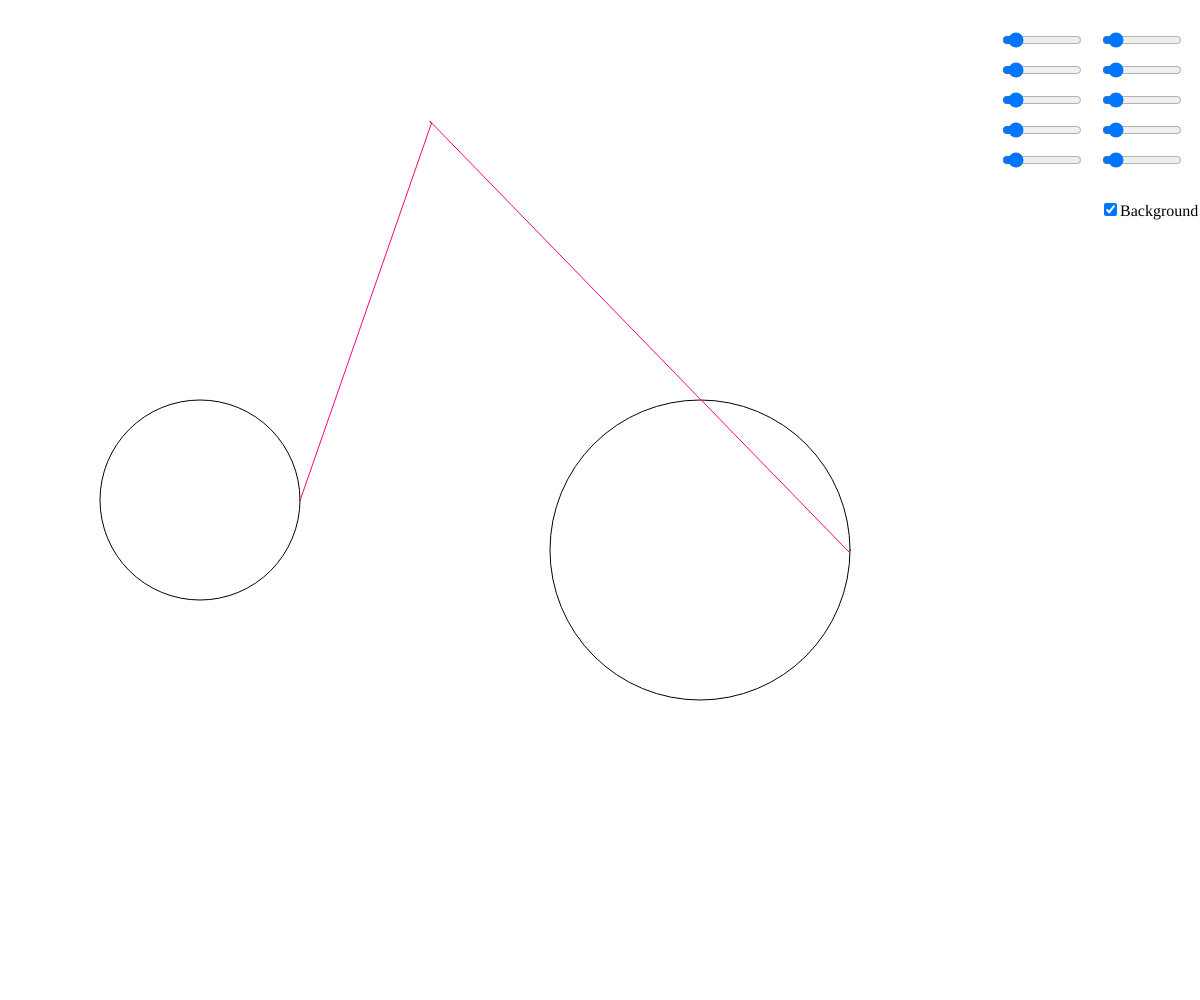
Frame 1 (no input)
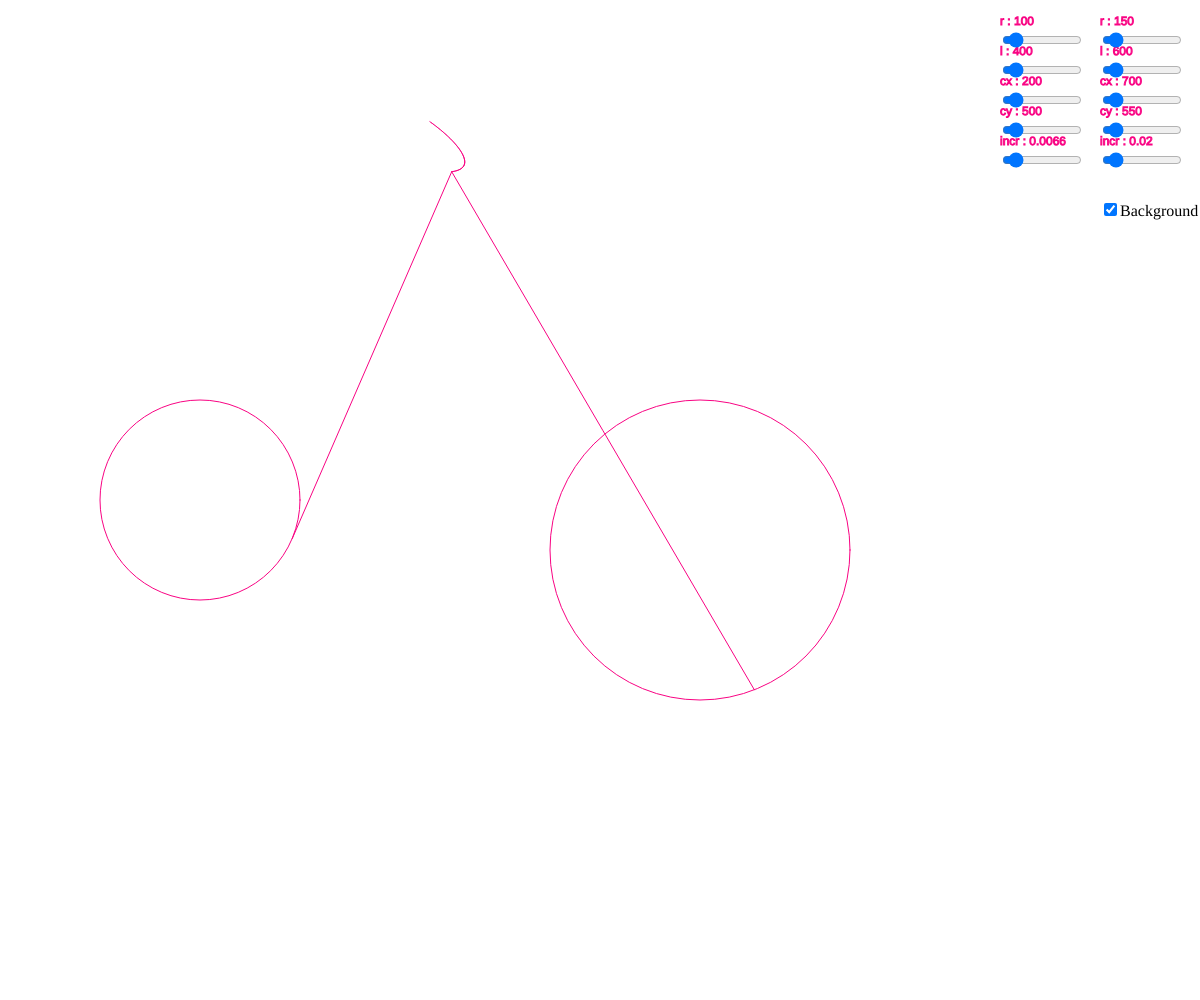
Frame 60 (no input)
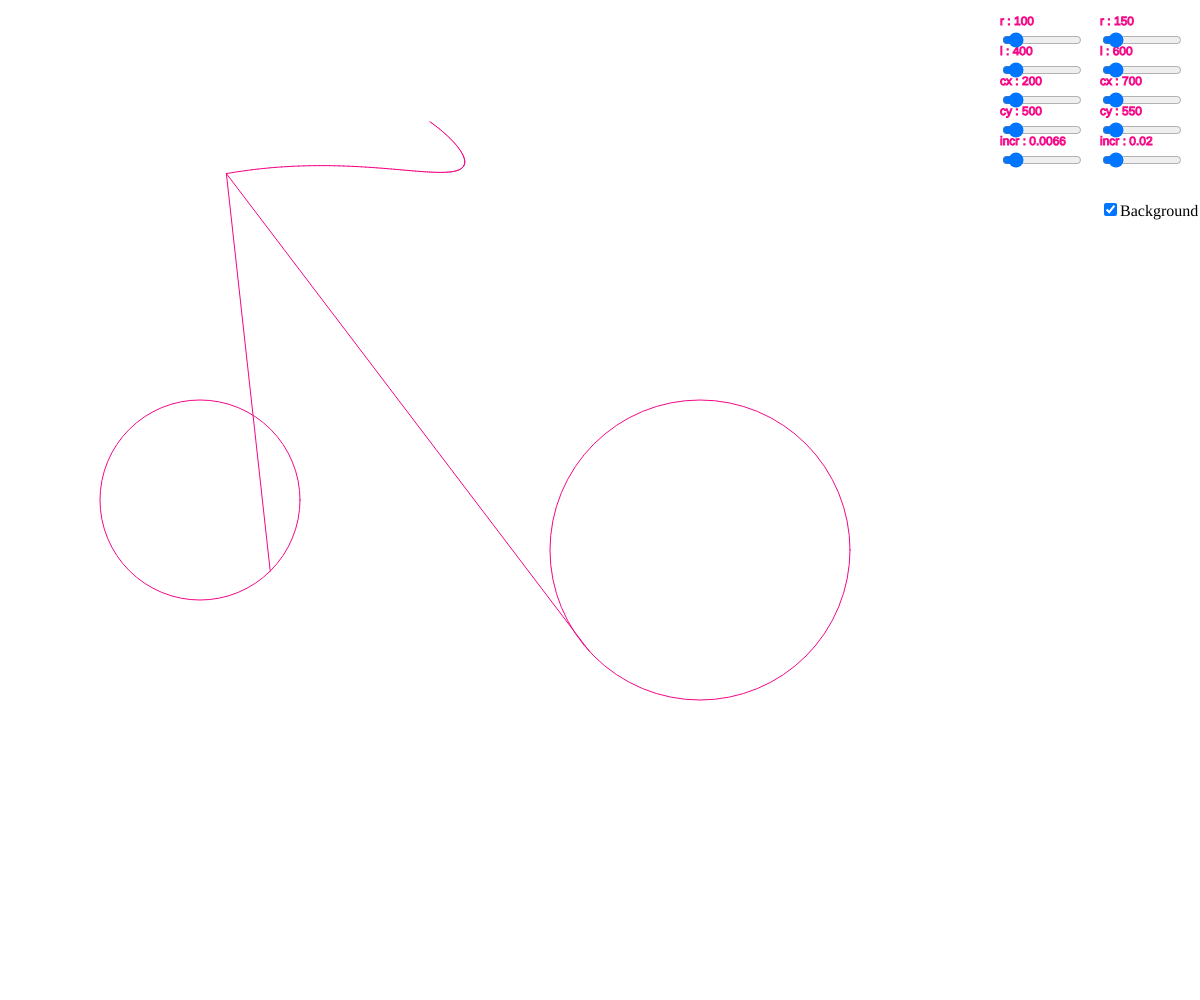
Frame 120 (the mouse pressed at the canvas centre since frame 60)

The p5.js sketch that drew these frames (run headless with seeded random() and noise() and a simulated clock; from frame 60 on, the mouse is pressed at the canvas centre):

// p5.js sketch
// ── sketch.js

var A = {r: 100, l: 400, cx: 200, cy: 500, incr: 0.0066};
var B = {r: 150, l: 600, cx: 700, cy: 550, incr: 0.02};
var sliders = {};
var l = 0;
var c1  = '#FF007F';
var c2 = '#4266f6';
var bg = true; 

var sent = "CODING FOR ARTISTS"
function setup() {

  createCanvas(windowWidth, windowHeight); //set canvas to window size;
  background(255);
  frameRate(1000);

  //create sliders and checkbox to allow user to adust pintograph
  var slider_pos = {x: width - 200, y:30};
  for(let key in A){

    sliders[`A_${key}`] = makeSlider(A[key], 0, A[key] * 10, slider_pos, key);
    slider_pos.y +=30;
  }
  slider_pos.x +=100;
  slider_pos.y = 30;
  for(let key in B){
    sliders[`B_${key}`] = makeSlider(B[key], 0, B[key] * 10, slider_pos, key);
    slider_pos.y +=30;
  }
  fill(c1); 
  checkbox = createCheckbox('Background', true);
  checkbox.position(width-100, 200);
  noFill(); 
}

function draw() {
  //redraw background between frames depending on user preference
  checkbox.changed(function(){
    bg = checkbox.checked(); 
  });
  if(bg){background(255)};
  //grab values from sliders and label them
  var y = 25;
  for(let key in A){
    text(`${key} : ${A[key]}`, width -200, y);
    y+=30;
    let div;
    if(Number.isInteger(A[key]) == false){div = 10000;} else{div = 1;}
    A[key] = sliders[`A_${key}`].value()/div;
  }
  var y = 25;
  for(let key in B){
    text(`${key} : ${B[key]}`, width -100, y);
    y+=30;
    let div;
    if(Number.isInteger(B[key]) == false){div = 10000;} else{div = 1;}
    B[key] = sliders[`B_${key}`].value()/div;
  }

  var a, b, p, l_p;

  //if background, redraw every frame so far
  if(bg){
    f_min = 0; 
  } else {
    f_min = frameCount; 
  }


  for (var f = f_min; f <= frameCount; f++) {
    a = spin(f * A.incr, A.r, { x: A.cx, y: A.cy });
    b = spin(f* B.incr, B.r, { x: B.cx, y: B.cy }, false);
    p = penPoint(a, b, A.l, B.l);
    try{
      line(l_p.x, l_p.y, p.x, p.y);
    } catch { }
    l_p = p;
  }
  var clr = lerpColor(color(c1), color(c2), frameCount/2000)
  if(bg){ //BG version
    //draw wheels if background
    ellipse(A.cx, A.cy, A.r*2);
    ellipse(B.cx, B.cy, B.r*2);
    stroke(clr.levels[0], clr.levels[1], clr.levels[2]); //solid stroke
  }else{ //no bg version 
    stroke(clr.levels[0], clr.levels[1], clr.levels[2], 10);
  }

  //draw legs of pintograph
  line(a.x, a.y, p.x, p.y);
  line(b.x, b.y, p.x, p.y);
  //possibly add text
  // if (frameCount % 20 == 0) {
  //   var ltr = sent.charAt(l % sent.length);
  //   l++;
  // }


}

//function to make slider ot allow user to manipulate pintogaph parameters
function makeSlider(val, min, max, pos, name){
  if(Number.isInteger(val) == false){
    val*=10000;
    max*=10000;
  }
  slider = createSlider(min, max, val);
  slider.position(pos.x, pos.y);
  text(name, pos.x, pos.y+15)
  slider.style('width', '80px');
  return slider;
}

//returns distance between points a and b
function distance(a, b) {
  return sqrt(pow(a.x - b.x, 2) + pow(a.y - b.y, 2));
}

//function to spin circle
function spin(f, r, ctr) {
  var x = r * cos(f) + ctr.x;
  var y = r * sin(f) + ctr.y;
  return { x: x, y: y };
}

//derive pintograph point
function penPoint(a, b, A, B) {
  var c = a.x;
  var d = a.y;
  var e = b.x;
  var f = b.y;
  var x = (-4 * pow(A, 2) * c + 4 * e * pow(A, 2) + sqrt(pow((4 * pow(A, 2) * c - 4 * e * pow(A, 2) - 4 * pow(B, 2) * c +
    4 * e * pow(B, 2) -
    4 * pow(c, 3) + 4 * e * pow(c, 2) - 4 * c * pow(d, 2) + 8 * c * d * f -
    4 * c * pow(f, 2) + 4 * pow(e, 2) * c - 4 * e * pow(d, 2) + 8 * e * d * f -
    4 * e * pow(f, 2) - 4 * pow(e, 3)), 2) - 4 * (4 * pow(c, 2) - 8 * e * c +
      4 * pow(d, 2) - 8 * d * f + 4 * pow(f, 2) + 4 * pow(e, 2)) * (pow(A, 4) - 2 * pow(A, 2) * pow(B, 2) -
        2 * pow(A, 2) * pow(c, 2) - 2 * pow(A, 2) * pow(d, 2) + 4 * pow(A, 2) * d * f - 2 * pow(A, 2) * pow(f, 2) +
        2 * pow(e, 2) * pow(A, 2) + pow(B, 4) + 2 * pow(B, 2) * pow(c, 2) - 2 * pow(B, 2) * pow(d, 2) +
        4 * pow(B, 2) * d * f - 2 * pow(B, 2) * pow(f, 2) - 2 * pow(e, 2) * pow(B, 2) + pow(c, 4) + 2 * pow(c, 2) * pow(d, 2) -
        4 * pow(c, 2) * d * f + 2 * pow(c, 2) * pow(f, 2) - 2 * pow(e, 2) * pow(c, 2) + pow(d, 4) -
        4 * pow(d, 3) * f + 6 * pow(d, 2) * pow(f, 2) + 2 * pow(e, 2) * pow(d, 2) - 4 * d * pow(f, 3) -
        4 * pow(e, 2) * d * f + pow(f, 4) + 2 * pow(e, 2) * pow(f, 2) + pow(e, 4))) +
    4 * pow(B, 2) * c - 4 * e * pow(B, 2) + 4 * pow(c, 3) - 4 * e * pow(c, 2) + 4 * c * pow(d, 2) -
    8 * c * d * f + 4 * c * pow(f, 2) - 4 * pow(e, 2) * c +
    4 * e * pow(d, 2) - 8 * e * d * f + 4 * e * pow(f, 2) + 4 * pow(e, 3)) / (2 * (4 * pow(c, 2) - 8 * e * c +
      4 * pow(d, 2) - 8 * d * f +
      4 * pow(f, 2) + 4 * pow(e, 2)));



  var y = a.y - sqrt(A * A - a.x * a.x + 2 * a.x * x - x * x);
  return ({ x: x, y: y });
}


//from Wolphram Alpha

//x = (-4 A^2 c + 4 e A^2 + sqrt((4 A^2 c - 4 e A^2 - 4 B^2 c + 4 e B^2 - 4 c^3 + 4 e c^2 - 4 c d^2 + 8 c d f - 4 c f^2 + 4 e^2 c - 4 e d^2 + 8 e d f - 4 e f^2 - 4 e^3)^2 - 4 (4 c^2 - 8 e c + 4 d^2 - 8 d f + 4 f^2 + 4 e^2) (A^4 - 2 A^2 B^2 - 2 A^2 c^2 - 2 A^2 d^2 + 4 A^2 d f - 2 A^2 f^2 + 2 e^2 A^2 + B^4 + 2 B^2 c^2 - 2 B^2 d^2 + 4 B^2 d f - 2 B^2 f^2 - 2 e^2 B^2 + c^4 + 2 c^2 d^2 - 4 c^2 d f + 2 c^2 f^2 - 2 e^2 c^2 + d^4 - 4 d^3 f + 6 d^2 f^2 + 2 e^2 d^2 - 4 d f^3 - 4 e^2 d f + f^4 + 2 e^2 f^2 + e^4)) + 4 B^2 c - 4 e B^2 + 4 c^3 - 4 e c^2 + 4 c d^2 - 8 c d f + 4 c f^2 - 4 e^2 c + 4 e d^2 - 8 e d f + 4 e f^2 + 4 e^3)/(2 (4 c^2 - 8 e c + 4 d^2 - 8 d f + 4 f^2 + 4 e^2))
// ── sketch_svg.js

var A = {r: 100, l: 400, cx: 200, cy: 500, incr: 0.0066};
var B = {r: 150, l: 600, cx: 700, cy: 550, incr: 0.02};
var sliders = {};
var l = 0;
var c1  = '#FF007F';
var c2 = '#4266f6';
var bg = false; 
let cvs;

var sent = "CODING FOR ARTISTS"
function setup() {

  cvs = SVG().addTo('main').size(windowWidth, windowWidth); //set canvas to window size;
  background(255);
  frameRate(1000);

  //create sliders and checkbox to allow user to adust pintograph
  var slider_pos = {x: width - 200, y:30};
  for(let key in A){

    sliders[`A_${key}`] = makeSlider(A[key], 0, A[key] * 10, slider_pos, key);
    slider_pos.y +=30;
  }
  slider_pos.x +=100;
  slider_pos.y = 30;
  for(let key in B){
    sliders[`B_${key}`] = makeSlider(B[key], 0, B[key] * 10, slider_pos, key);
    slider_pos.y +=30;
  }
  fill(c1); 
  checkbox = createCheckbox('Background', false);
  checkbox.position(width-100, 200);
  noFill(); 
}

function draw() {
  //redraw background between frames depending on user preference
  checkbox.changed(function(){
    bg = checkbox.checked(); 
  });
  if(bg){background(255)};
  //grab values from sliders and label them
  var y = 25;
  for(let key in A){
    text(`${key} : ${A[key]}`, width -200, y);
    y+=30;
    let div;
    if(Number.isInteger(A[key]) == false){div = 10000;} else{div = 1;}
    A[key] = sliders[`A_${key}`].value()/div;
  }
  var y = 25;
  for(let key in B){
    text(`${key} : ${B[key]}`, width -100, y);
    y+=30;
    let div;
    if(Number.isInteger(B[key]) == false){div = 10000;} else{div = 1;}
    B[key] = sliders[`B_${key}`].value()/div;
  }

  var a, b, p, l_p;

  //if background, redraw every frame so far
  if(bg){
    f_min = 0; 
  } else {
    f_min = frameCount; 
  }


  for (var f = f_min; f <= frameCount; f++) {
    a = spin(f * A.incr, A.r, { x: A.cx, y: A.cy });
    b = spin(f* B.incr, B.r, { x: B.cx, y: B.cy }, false);
    p = penPoint(a, b, A.l, B.l);
    try{
      line(l_p.x, l_p.y, p.x, p.y);
    } catch { }
    l_p = p;
  }
  var clr = lerpColor(color(c1), color(c2), frameCount/2000)
  if(bg){ //BG version
    //draw wheels if background
    ellipse(A.cx, A.cy, A.r*2);
    ellipse(B.cx, B.cy, B.r*2);
    stroke(clr.levels[0], clr.levels[1], clr.levels[2]); //solid stroke
  }else{ //no bg version 
    stroke(clr.levels[0], clr.levels[1], clr.levels[2], 10);
  }

  //draw legs of pintograph
  cvs.line(a.x, a.y, p.x, p.y);
  cvs.line(b.x, b.y, p.x, p.y);
  //possibly add text
  // if (frameCount % 20 == 0) {
  //   var ltr = sent.charAt(l % sent.length);
  //   l++;
  // }


}

//function to make slider ot allow user to manipulate pintogaph parameters
function makeSlider(val, min, max, pos, name){
  if(Number.isInteger(val) == false){
    val*=10000;
    max*=10000;
  }
  slider = createSlider(min, max, val);
  slider.position(pos.x, pos.y);
  text(name, pos.x, pos.y+15)
  slider.style('width', '80px');
  return slider;
}

//returns distance between points a and b
function distance(a, b) {
  return sqrt(pow(a.x - b.x, 2) + pow(a.y - b.y, 2));
}

//function to spin circle
function spin(f, r, ctr) {
  var x = r * cos(f) + ctr.x;
  var y = r * sin(f) + ctr.y;
  return { x: x, y: y };
}

//derive pintograph point
function penPoint(a, b, A, B) {
  var c = a.x;
  var d = a.y;
  var e = b.x;
  var f = b.y;
  var x = (-4 * pow(A, 2) * c + 4 * e * pow(A, 2) + sqrt(pow((4 * pow(A, 2) * c - 4 * e * pow(A, 2) - 4 * pow(B, 2) * c +
    4 * e * pow(B, 2) -
    4 * pow(c, 3) + 4 * e * pow(c, 2) - 4 * c * pow(d, 2) + 8 * c * d * f -
    4 * c * pow(f, 2) + 4 * pow(e, 2) * c - 4 * e * pow(d, 2) + 8 * e * d * f -
    4 * e * pow(f, 2) - 4 * pow(e, 3)), 2) - 4 * (4 * pow(c, 2) - 8 * e * c +
      4 * pow(d, 2) - 8 * d * f + 4 * pow(f, 2) + 4 * pow(e, 2)) * (pow(A, 4) - 2 * pow(A, 2) * pow(B, 2) -
        2 * pow(A, 2) * pow(c, 2) - 2 * pow(A, 2) * pow(d, 2) + 4 * pow(A, 2) * d * f - 2 * pow(A, 2) * pow(f, 2) +
        2 * pow(e, 2) * pow(A, 2) + pow(B, 4) + 2 * pow(B, 2) * pow(c, 2) - 2 * pow(B, 2) * pow(d, 2) +
        4 * pow(B, 2) * d * f - 2 * pow(B, 2) * pow(f, 2) - 2 * pow(e, 2) * pow(B, 2) + pow(c, 4) + 2 * pow(c, 2) * pow(d, 2) -
        4 * pow(c, 2) * d * f + 2 * pow(c, 2) * pow(f, 2) - 2 * pow(e, 2) * pow(c, 2) + pow(d, 4) -
        4 * pow(d, 3) * f + 6 * pow(d, 2) * pow(f, 2) + 2 * pow(e, 2) * pow(d, 2) - 4 * d * pow(f, 3) -
        4 * pow(e, 2) * d * f + pow(f, 4) + 2 * pow(e, 2) * pow(f, 2) + pow(e, 4))) +
    4 * pow(B, 2) * c - 4 * e * pow(B, 2) + 4 * pow(c, 3) - 4 * e * pow(c, 2) + 4 * c * pow(d, 2) -
    8 * c * d * f + 4 * c * pow(f, 2) - 4 * pow(e, 2) * c +
    4 * e * pow(d, 2) - 8 * e * d * f + 4 * e * pow(f, 2) + 4 * pow(e, 3)) / (2 * (4 * pow(c, 2) - 8 * e * c +
      4 * pow(d, 2) - 8 * d * f +
      4 * pow(f, 2) + 4 * pow(e, 2)));



  var y = a.y - sqrt(A * A - a.x * a.x + 2 * a.x * x - x * x);
  return ({ x: x, y: y });
}

//from Wolphram Alpha

//x = (-4 A^2 c + 4 e A^2 + sqrt((4 A^2 c - 4 e A^2 - 4 B^2 c + 4 e B^2 - 4 c^3 + 4 e c^2 - 4 c d^2 + 8 c d f - 4 c f^2 + 4 e^2 c - 4 e d^2 + 8 e d f - 4 e f^2 - 4 e^3)^2 - 4 (4 c^2 - 8 e c + 4 d^2 - 8 d f + 4 f^2 + 4 e^2) (A^4 - 2 A^2 B^2 - 2 A^2 c^2 - 2 A^2 d^2 + 4 A^2 d f - 2 A^2 f^2 + 2 e^2 A^2 + B^4 + 2 B^2 c^2 - 2 B^2 d^2 + 4 B^2 d f - 2 B^2 f^2 - 2 e^2 B^2 + c^4 + 2 c^2 d^2 - 4 c^2 d f + 2 c^2 f^2 - 2 e^2 c^2 + d^4 - 4 d^3 f + 6 d^2 f^2 + 2 e^2 d^2 - 4 d f^3 - 4 e^2 d f + f^4 + 2 e^2 f^2 + e^4)) + 4 B^2 c - 4 e B^2 + 4 c^3 - 4 e c^2 + 4 c d^2 - 8 c d f + 4 c f^2 - 4 e^2 c + 4 e d^2 - 8 e d f + 4 e f^2 + 4 e^3)/(2 (4 c^2 - 8 e c + 4 d^2 - 8 d f + 4 f^2 + 4 e^2))
